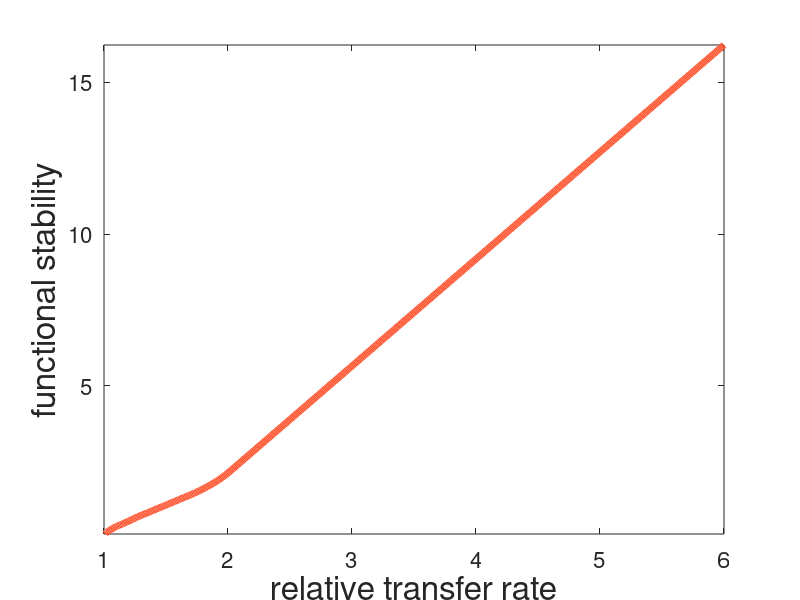
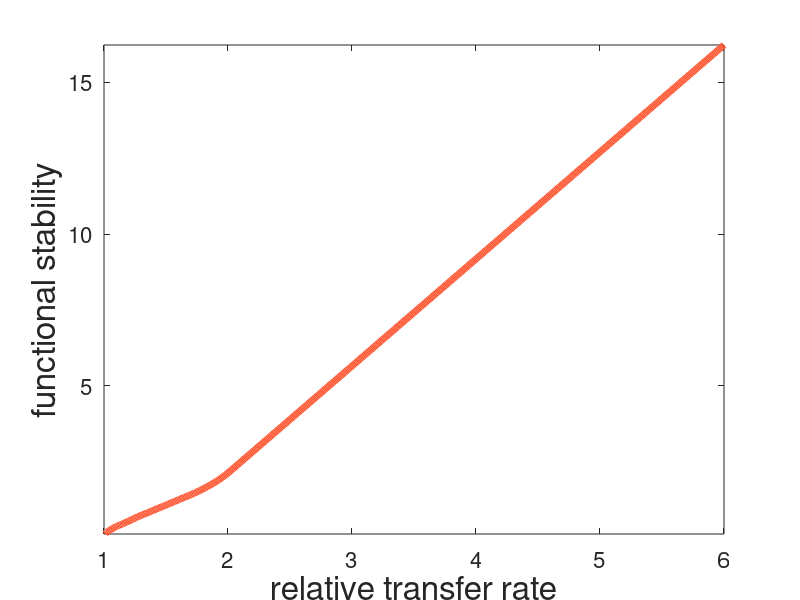

The MATLAB source for these figures, in order:
close;
clear;
s1=rand(300,1);
eps=0:0.01:6;
cv=0;
fp=0;
for i=1:length(eps)
    ep=eps(i);
    y=1-2./(s1+1)/ep;
    sp(i)=std(y.*(y>=0));
    fp(i)=mean(y.*(y>=0));
end
plot(eps,fp./sp,'-','color',[255, 87, 51]/256,'linewidth',5);hold on;
set(gca,'fontsize',16);
xlabel('relative transfer rate','fontsize',24);
ylabel('functional stability','fontsize',24);
set(gcf,'position',[100 100 400 400]);
axis([1 max(eps) min(fp./sp) max(fp./sp)]);
saveas(gcf,'fig2c.fig');
saveas(gcf,'fig2c.png');